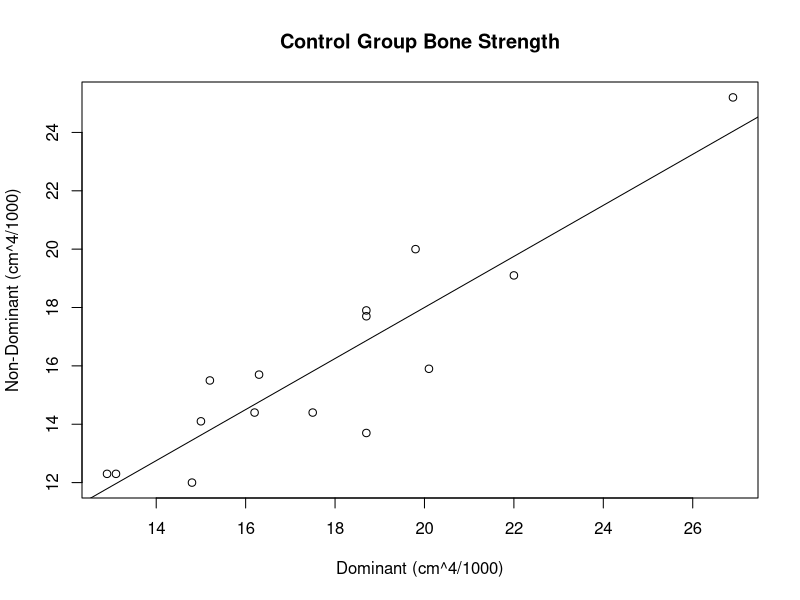
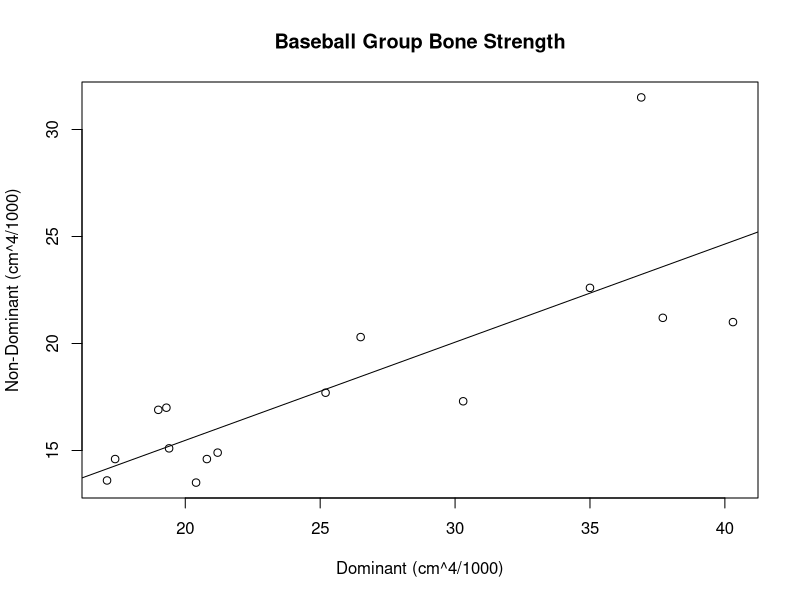
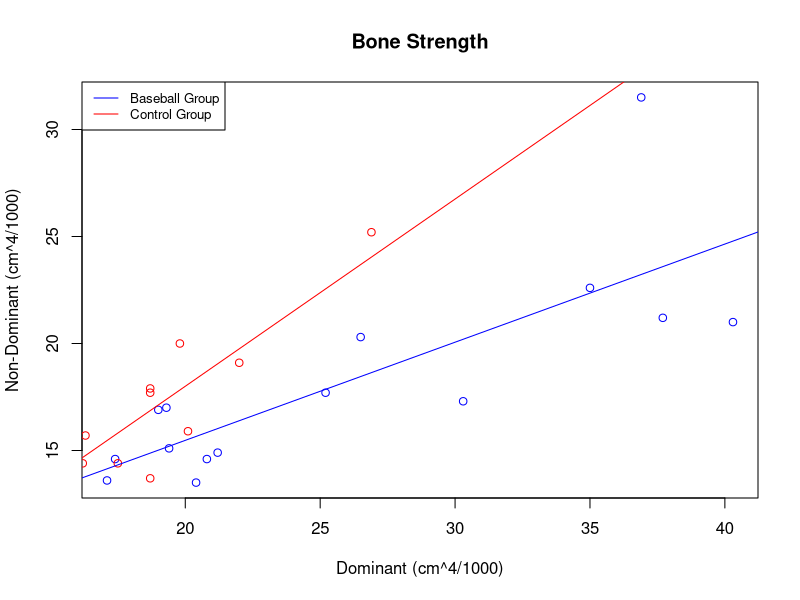
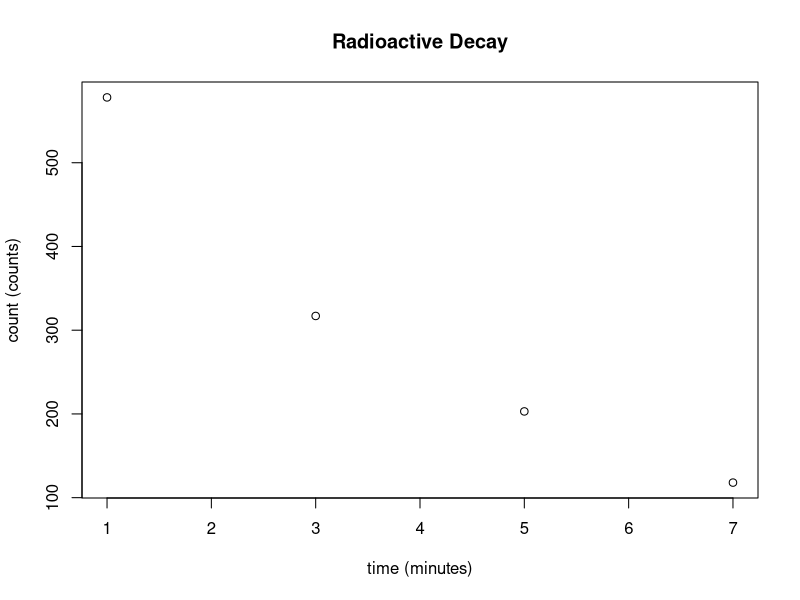
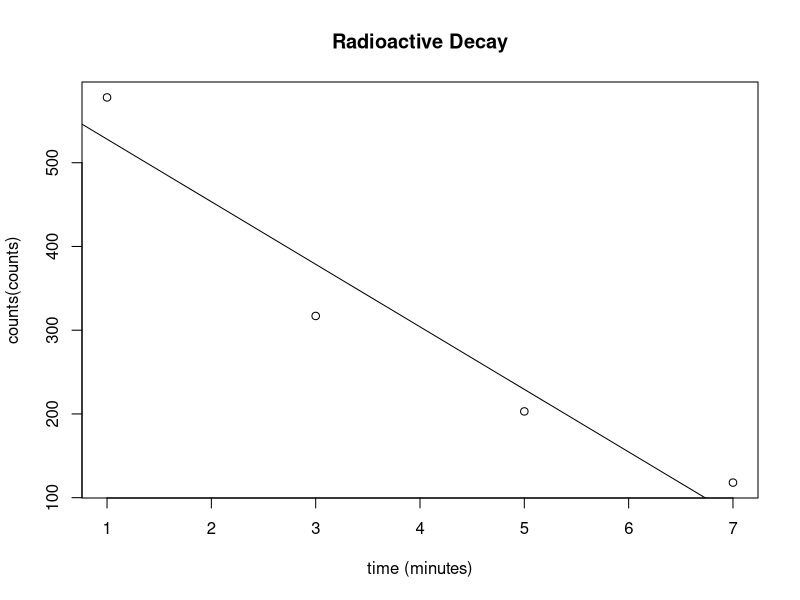
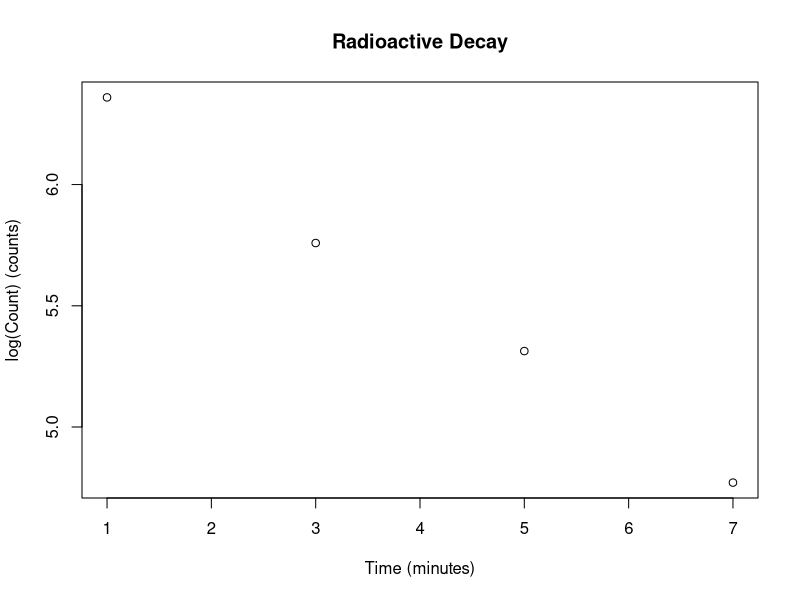
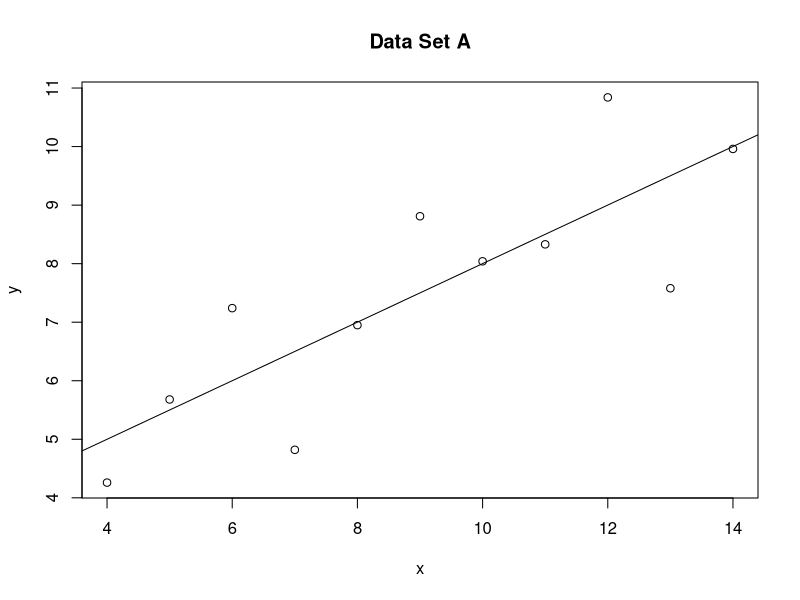
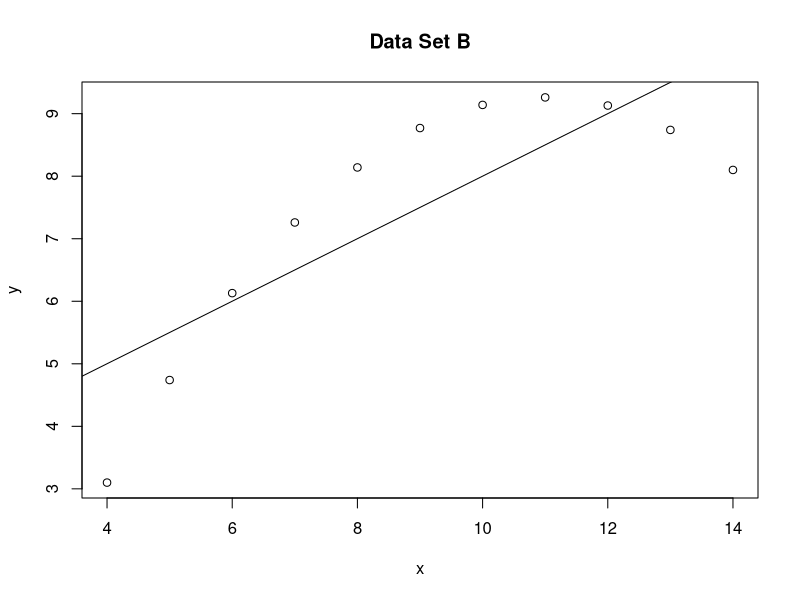

The R source for these figures, in order:
## ---- chunk 1
rms = read.table("ex02-18armstr.txt", header = TRUE, sep = "\t", stringsAsFactors = FALSE)
non_baseball = subset(rms, rms[,2] == 'Control')

plot(non_baseball$Dom, non_baseball$NonDom, xlab = 'Dominant (cm^4/1000)', ylab = 'Non-Dominant (cm^4/1000)', main = 'Control Group Bone Strength')
abline(lm(non_baseball$NonDom ~ non_baseball$Dom))
## ---- chunk 2
baseball = subset(rms, rms[,2] == 'Baseball')
plot(baseball$Dom, baseball$NonDom, xlab = 'Dominant (cm^4/1000)', ylab = 'Non-Dominant (cm^4/1000)', main = 'Baseball Group Bone Strength')
abline(lm(baseball$NonDom ~ baseball$Dom))

## ---- chunk 3

plot(baseball$Dom, baseball$NonDom, col = 'blue', xlab = 'Dominant (cm^4/1000)', ylab = 'Non-Dominant (cm^4/1000)', main = 'Bone Strength')
points(non_baseball$Dom, non_baseball$NonDom, col='red') 
abline(lm(baseball$NonDom ~ baseball$Dom), col = 'blue')
abline(lm(non_baseball$NonDom ~ non_baseball$Dom), col = 'red')
legend('topleft', legend = c("Baseball Group", "Control Group"), col = c('Blue','Red'), lty= 1:1, cex = 0.8)
## ---- chunk 4
time = c(1,3,5,7)
count = c(578,317,203,118)

plot(time, count, xlab = 'time (minutes)', ylab = 'count (counts)', main = 'Radioactive Decay')
abline(lm(time ~ count))

## ---- chunk 5
decay_set = read.table("ex02-22decay.txt", header = TRUE, sep = "\t")
plot(decay_set$Time, decay_set$Count, xlab = 'time (minutes)', ylab = 'counts(counts)', main = 'Radioactive Decay')

abline(lm(decay_set$Count ~ decay_set$Time))
## ---- chunk 6
decay_set = read.table("ex02-22decay.txt", header = TRUE, sep = "\t")
plot(decay_set$Time, decay_set$LogCount, xlab = 'Time (minutes)', ylab = 'log(Count) (counts)', main = "Radioactive Decay")
## ---- chunk 7
ansc = read.table("ex02-81ansc.txt", header = TRUE, sep = "\t", stringsAsFactors = FALSE)

## ---- chunk 8

xA_meaan = (sum(ansc$xA))*(1/11)
yA_mean = (sum(ansc$yA))*(1/11)

xA_sd = sd(ansc$xA)
yA_sd = sd(ansc$yA)

dsAcor = cor(ansc$xA, ansc$yA)

lm(ansc$xB ~ ansc$xA)

## ---- chunk 9

xB_meaan = (sum(ansc$xB))*(1/11)
yB_mean = (sum(ansc$yB))*(1/11)

xB_sd = sd(ansc$xB)
yB_sd = sd(ansc$yB)

dsBcor = cor(ansc$xB, ansc$yB)

lm(ansc$yB ~ ansc$yA)

## ---- chunk 10

xC_meaan = (sum(ansc$xC))*(1/11)
yC_mean = (sum(ansc$yC))*(1/11)

xC_sd = sd(ansc$xC)
yC_sd = sd(ansc$yC)

dsCcor = cor(ansc$xC, ansc$yC)

lm(ansc$yC ~ ansc$xC)

## ---- chunk 11

xD_mean = (sum(ansc$xD))*(1/11)
yD_mean = (sum(ansc$yD))*(1/11)

xD_sd = sd(ansc$xD)
yD_sd = sd(ansc$yD)

dsDcor = cor(ansc$xD, ansc$yD)

lm(ansc$yD ~ ansc$xD)

## ---- chunk 12
plot(ansc$xA, ansc$yA, main = 'Data Set A', xlab = 'x', ylab = 'y')
abline(lm(ansc$yA ~ ansc$xA))
## ---- chunk 13
plot(ansc$xB, ansc$yB, main = 'Data Set B', xlab = 'x', ylab = 'y')
abline(lm(ansc$yB ~ ansc$xB))
## ---- chunk 14
plot(ansc$xC, ansc$yC, main = 'Data Set C', xlab = 'x', ylab = 'y')
abline(lm(ansc$yC ~ ansc$xC))
## ---- chunk 15
plot(ansc$xD, ansc$yD, main = 'Data Set D', xlab = 'x', ylab = 'y')
abline(lm(ansc$yD ~ ansc$xD))
## ---- chunk 16
deaths = read.table("ex02-130hosp.txt", header = TRUE, sep = "\t", stringsAsFactors = FALSE)

a_group = subset(deaths, deaths[,1] == 'Poor' & deaths[,2] == 'A')
dead_group_a = subset(a_group, a_group$Survival == 'Dead')

b_group = subset(deaths, deaths[,1] == 'Poor' & deaths[,2] == 'B')
dead_group_b = subset(b_group, b_group$Survival == 'Dead')

a1 = sum(a_group$Count)
a2 = dead_group_a$Count

b1 = sum(b_group$Count)
b2 = dead_group_b$Count


## ---- chunk 17
deaths = read.table("ex02-130hosp.txt", header = TRUE, sep = "\t", stringsAsFactors = FALSE)

a_group_1 = subset(deaths, deaths[,1] == 'Good' & deaths[,2] == 'A')
dead_group_a_1 = subset(a_group_1, a_group_1$Survival == 'Dead')

b_group_1 = subset(deaths, deaths[,1] == 'Good' & deaths[,2] == 'B')
dead_group_b_1 = subset(b_group_1, b_group_1$Survival == 'Dead')

a3 = sum(a_group_1$Count)
a4 = dead_group_a_1$Count

b3 = sum(b_group_1$Count)
b4 = dead_group_b_1$Count


